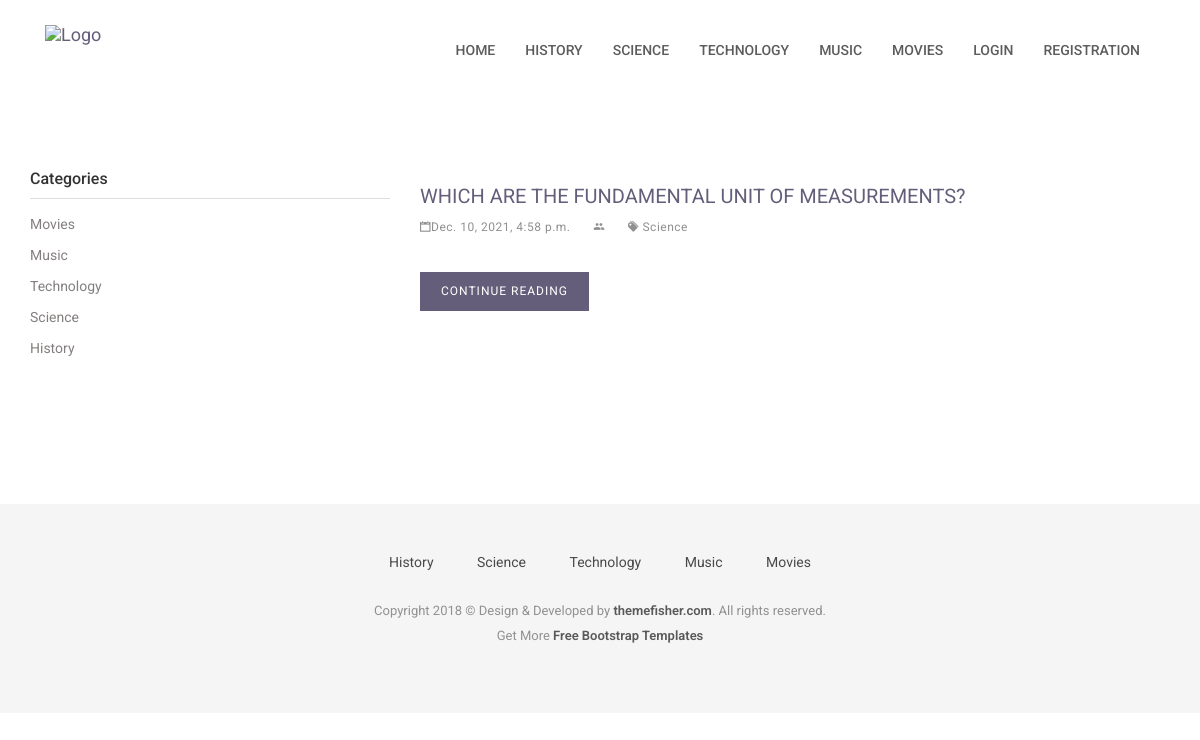
Page /category/4 on the committed database.
### category/models.py (models this page shows, shortened)
class Category(models.Model):
    title=models.CharField(max_length=255)
    status=models.BooleanField(default=True)

### question_answer/models.py (models this page shows, shortened)
class Question(models.Model):
    category=models.ForeignKey(Category,on_delete=models.CASCADE)
    user=models.ForeignKey(User, on_delete=models.SET_NULL,null=True,blank=True,default=None)
    question=models.CharField(max_length=50)
    status=models.BooleanField(default=True)
    added_date=models.DateTimeField()

### account/views.py (the view)
# urls.py: path('category/<int:category_id>',views.categoryQuestion,name='categoryQuestion'),
def categoryQuestion(request,category_id):
    navigation_categories = Category.objects.filter(status=True).order_by('-id')[:5]
    categories = Category.objects.filter(status=True)
    questions = Question.objects.filter(status=True,category_id=category_id)
    return render(request,'category-question.html',{
        'navigation_categories':navigation_categories,
        'categories':categories,
        'questions':questions,
    })

### templates/category-question.html
{% extends 'base.html' %}
{% block content %}
<div class="page-wrapper">
    <div class="container">
        <div class="row">
            <div class="col-md-4">
                <aside class="sidebar">
                    <div class="widget widget-category">
                        <h4 class="widget-title">Categories</h4>
                        <ul class="widget-category-list">
                            {% for category in categories %}
                                <li><a href="{% url 'categoryQuestion' category_id=category.id %}">{{ category.title|title }}</a></li>
                            {% endfor %}
                        </ul>
                    </div>
                </aside>
            </div>
            <div class="col-md-8">
                {% if questions %}
                    {% for question in questions %}
                        <div class="post">
                            <h3 class="post-title"><a href="{% url 'QuestionDetails' question_id=question.id %}"> {{question.question|title}}</a></h3>
                            <div class="post-meta">
                                <ul>
                                    <li>
                                        <i class="ion-calendar"></i>{{question.added_date}}
                                    </li>
                                    <li>
                                        <i class="ion-android-people"></i>
                                    </li>
                                    <li>
                                        <a href=""><i class="ion-pricetags"></i> {{question.category.title}}</a>
                                    </li>
                                </ul>
                            </div>
                            <div class="post-content">
                                <a href="{% url 'QuestionDetails' question_id=question.id %}" class="btn btn-main">Continue Reading</a>
                            </div>
                        </div>
                    {% endfor %}
                {% else %}
                    <h5>No Questions Of This Category</h5>
                {% endif %}
            </div>
        </div>
    </div>
</div>
{% endblock %}

### templates/base.html (shortened to what this page needs)
{% load static %}
<!DOCTYPE html>
<html class="no-js">
<head>
    <link rel="stylesheet" href="{% static 'plugins/bootstrap/bootstrap.min.css' %}">
    <link rel="stylesheet" href="{% static 'plugins/Ionicons/css/ionicons.min.css' %}">
    <link rel="stylesheet" href="{% static 'plugins/animate-css/animate.css' %}">
    <link rel="stylesheet" href="{% static 'plugins/magnific-popup/magnific-popup.css' %}">
    <link rel="stylesheet" href="{% static 'plugins/slick/slick.css' %}">
    <link rel="stylesheet" href="{% static 'css/style.css' %}">
</head>
<body id="body">
    <header class="navigation">
        <div class="container">
            <div class="row">
                <div class="col-md-12">
                    <nav class="navbar">
                        <div class="container-fluid">
                            <div class="navbar-header">
                                <a class="navbar-brand" href= "{% url 'homePage' %}" >
                                    <img src="{% static 'images/logo.png' %}" alt="Logo" width="138px">
                                </a>
                            </div>
                            <div class="collapse navbar-collapse" id="bs-example-navbar-collapse-1">
                                <ul class="nav navbar-nav navbar-right">
                                    <li><a href="{% url 'homePage' %}">Home</a></li>
                                    {% for category in navigation_categories%}
                                         <li><a href="{% url 'categoryQuestion' category_id=category.id %}">{{category.title}}</a></li>
                                    {% endfor %}
                                    {% if request.user.is_authenticated %}
                                    <li><a href="{% url 'postQuestion'%}">Post Question</a></li>
                                    <li><a href="{% url 'myQuestions'%}">My Questions</a></li>
                                    <li><a href="{% url 'userProfile' %}">Profile</a></li>
                                    <li><a href="{% url 'user-logout' %}">LogOut</a></li>
                                    {% else %}
                                    <li><a href="{% url 'UserLogin' %}">Login</a></li>
                                    <li><a href="{% url 'UserRegistration' %}">Registration</a></li>
                                    {% endif %}
                                </ul>
                            </div>
                        </div>
                    </nav>
                </div>
            </div>
        </div>
    </header>
{% block content %}
{% endblock %}
    <footer class="footer">
        <div class="container">
            <div class="row">
                <div class="col-md-12">
                    <div class="footer-manu">
                        <ul>
                            {% for category in navigation_categories%}
                                <li><a href="{% url 'categoryQuestion' category_id=category.id %}">{{category.title}}</a></li>
                            {% endfor %}
                        </ul>
                    </div>
                    <p class="copyright">Copyright 2018 &copy; Design & Developed by <a
                            href="http://www.themefisher.com">themefisher.com</a>. All rights reserved.
                        <br>
                        Get More <a href="https://themefisher.com/free-bootstrap-templates/" target="_blank">Free
                            Bootstrap Templates</a>
                    </p>
                </div>
            </div>
        </div>
    </footer>
</body>
</html>

### reddit/assets/css/style.css (style rules this page uses)
body { line-height: 1.5; font-family: "Roboto", sans-serif; -webkit-font-smoothing: antialiased; }
h1, h2, h3, h4, h5, h6 { font-family: "Roboto", sans-serif; }
h1, h2, h3, h4, h5, h6 { font-weight: 400; }
h3 { font-size: 20px; }
h4 { font-size: 18px; }
p { color: #7B7B7B; font-size: 15px; font-family: "Roboto", sans-serif; }
ol, ul { margin: 0; padding: 0; list-style: none; }
a, a:focus, a:hover { text-decoration: none; outline: 0; color: #655E7A; }
.btn-main, .btn-transparent, .btn-small { background: #655E7A; color: #fff; display: inline-block; font-size: 14px; letter-spacing: 1px; padding: 14px 35px; text-transform: uppercase; border-radius: 0; transition: all 0.2s ease; }
.page-wrapper { padding: 70px 0; }
header { background: #fff; padding: 20px 0; }
header .navbar { margin-bottom: 0px; border: 0px; }
header .navbar-brand { padding-top: 5px; }
.navigation { background: #fff; padding: 20px 0; }
.navigation .navbar { margin-bottom: 0px; border: 0px; }
.navigation .navbar-brand { padding-top: 5px; }
.navigation .navbar { background: none; border: 0px; }
.navigation .navbar .navbar-nav { padding-top: 10px; }
.navigation .navbar .navbar-nav > li > a { color: #5C5C5C; padding: 10px 15px; font-weight: 500; font-size: 14px; text-transform: uppercase; }
.widget { margin-bottom: 30px; padding-bottom: 35px; }
.widget .widget-title { margin-bottom: 15px; padding-bottom: 10px; font-size: 16px; color: #333; font-weight: 500; border-bottom: 1px solid #dedede; }
.widget.widget-category ul li { margin-bottom: 10px; }
.widget.widget-category ul li a { color: #837f7e; transition: all 0.3s ease; }
.widget.widget-category ul li a:before { padding-right: 10px; }
.post { background: #fff; margin-bottom: 40px; padding-bottom: 20px; }
.post .post-title { margin-top: 10px; margin: 25px 0 0; text-transform: uppercase; }
.post .post-title a { color: #655E7A; }
.post .post-meta { font-size: 13px; margin-top: 10px; }
.post .post-meta ul li { display: inline-block; color: #909090; margin-right: 20px; font-size: 12px; letter-spacing: .5px; }
.post .post-meta ul li a { color: #909090; }
.post .post-content { margin-top: 20px; }
.post .post-content .btn-main, .post .post-content .btn-transparent, .post .post-content .btn-small { padding: 10px 20px; margin: 15px 0; font-size: 12px; }
.footer { background: #F5F5F5; text-align: center; padding-top: 48px; padding-bottom: 55px; }
.footer p { font-size: 13px; line-height: 25px; color: #919191; }
.footer a { color: #595959; }
.footer .footer-manu { padding-bottom: 25px; }
.footer .footer-manu ul { margin: 0px; padding: 0px; }
.footer .footer-manu ul li { display: inline-block; padding: 0px 20px; }
.footer .footer-manu ul li a { display: inline-block; color: #494949; }
.footer .copyright a { font-weight: 600; }

### rows in the picture
Category: title "HISTORY", title "History"
Category: title "SCIENCE", title "Science"
Category: title "TECHNOLOGY", title "Technology"
Category: title "MUSIC", title "Music"
Category: title "MOVIES", title "Movies"
Question: question "WHICH ARE THE FUNDAMENTAL UNIT OF MEASUREMENTS?", added_date "Dec. 10, 2021, 4:58 p.m.", category "Science"
